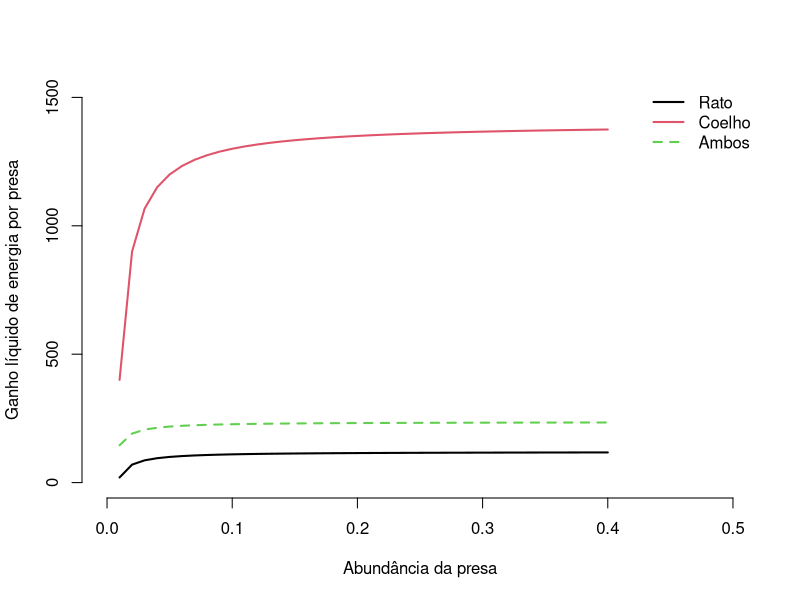
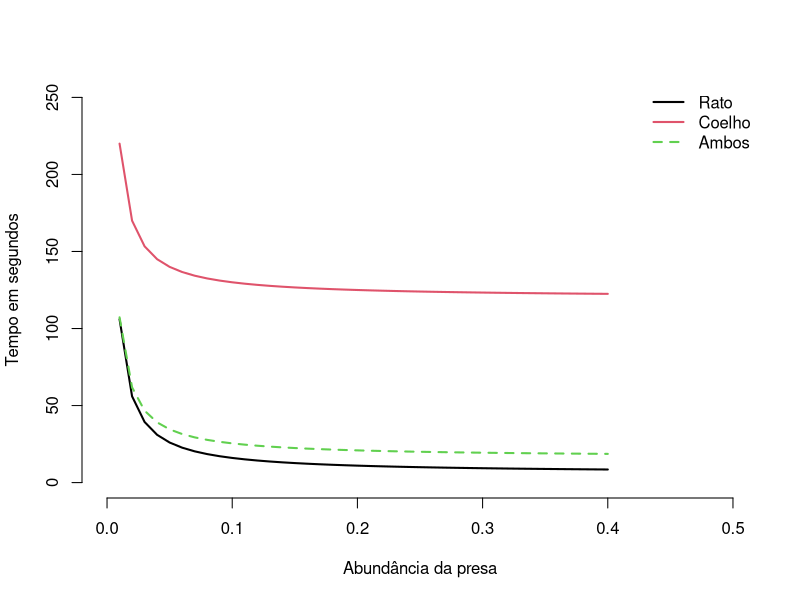
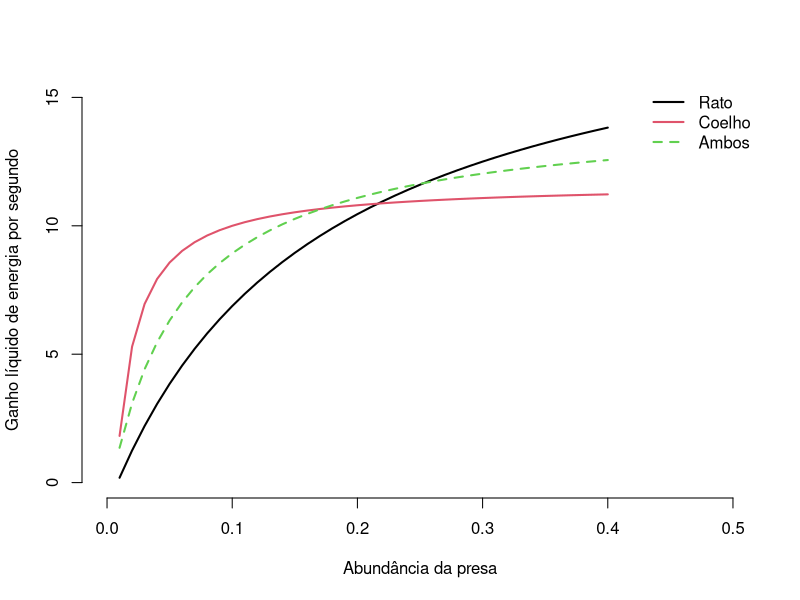
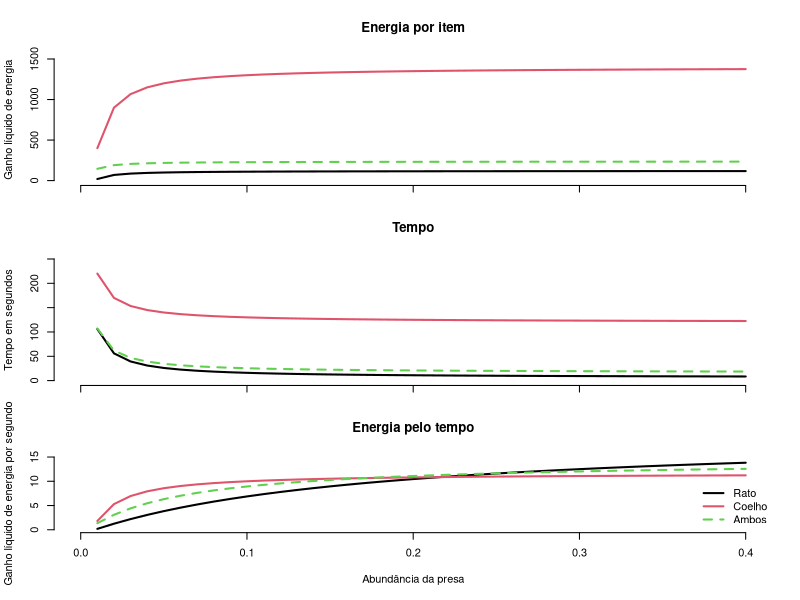
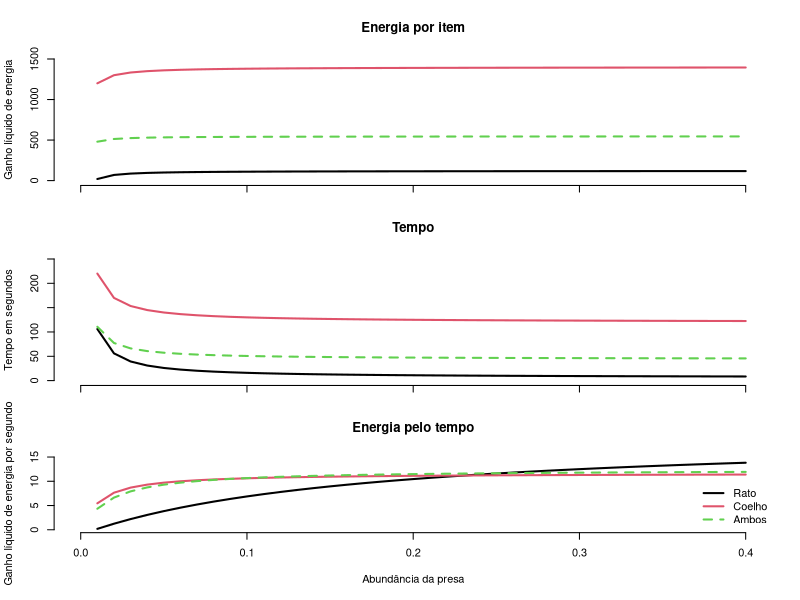
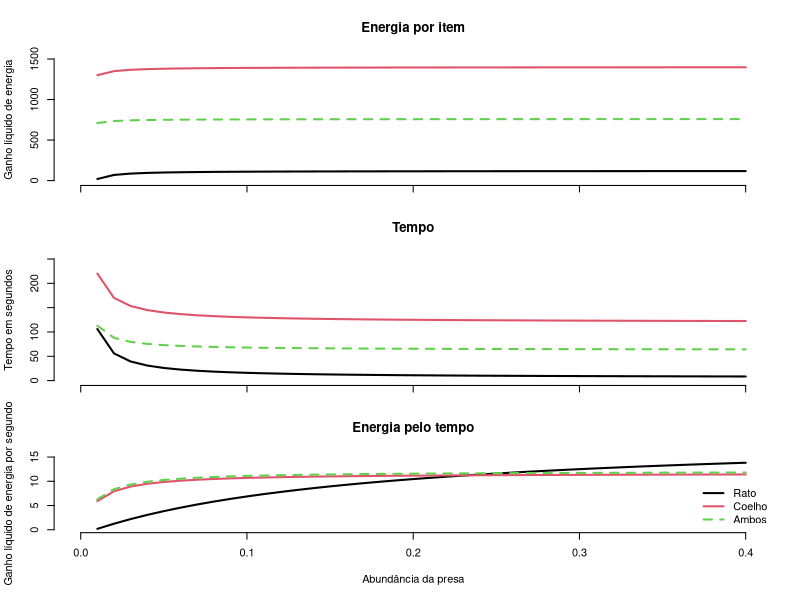

Generate these figures, in order, with R:
eim<-function(em,es,am,eh,hm) {
    return(em-es/am-eh*hm)
}

eir<-function(er,es,ar,eh,hr) {
    return(er-es/ar-eh*hr)
}

eimr<-function(em,am,ar,er,eh,hm,hr) {
    return( em*am/(am+ar)+er*ar/(am+ar)-es/(am+ar)-eh*(hm*am/(am+ar)+hr*ar/(am+ar)) )
}


tim<-function(am,hm) {
    return(1/am+hm)
}

tir<-function(am,hr) {
    return(1/am+hr)
}


timr<-function(am,ar,hm,hr) {
    return(1/(am+ar)+hm*am/(am+ar)+hr*ar/(am+ar))
}

hm<-6
hr<-120

em<-150
er<-2000

es<-1.0
eh<-5.0

am<-seq(0.01,0.40,by=0.01)

ar<-0.1*am

jpeg("01.jpg")
plot(0,0,xlim=c(0,0.5),ylim=c(0,1500),type="n",xlab="Abundância da presa",ylab="Ganho líquido de energia por presa",
     frame=F)
points(am,eim(em,es,am,eh,hm),type="l",col=1,lwd=2,lty=1)
points(am,eir(er,es,ar,eh,hr),type="l",col=2,lwd=2,lty=1)
points(am,eimr(em,am,ar,er,eh,hm,hr),type="l",col=3,lwd=2,lty=2)
legend("topright",col=1:3,lwd=2,lty=c(1,1,2),legend=c("Rato","Coelho","Ambos"),bty="n")
dev.off()

jpeg("02.jpg")
plot(0,0,xlim=c(0,0.5),ylim=c(0,250),type="n",xlab="Abundância da presa",ylab="Tempo em segundos",frame=F)
points(am,tim(am,hm),type="l",col=1,lwd=2,lty=1)
points(am,tir(am,hr),type="l",col=2,lwd=2,lty=1)
points(am,timr(am,ar,hm,hr),type="l",col=3,lwd=2,lty=2)
legend("topright",col=1:3,lwd=2,lty=c(1,1,2),legend=c("Rato","Coelho","Ambos"),bty="n")
dev.off()

jpeg("03.jpg")
plot(0,0,xlim=c(0,0.5),ylim=c(0,15),type="n",xlab="Abundância da presa",ylab="Ganho líquido de energia por segundo",
     frame=F)
points(am,eim(em,es,am,eh,hm)/tim(am,hm),type="l",col=1,lwd=2,lty=1)
points(am,eir(er,es,ar,eh,hr)/tir(am,hr),type="l",col=2,lwd=2,lty=1)
points(am,eimr(em,am,ar,er,eh,hm,hr)/timr(am,ar,hm,hr),type="l",col=3,lwd=2,lty=2)
legend("topright",col=1:3,lwd=2,lty=c(1,1,2),legend=c("Rato","Coelho","Ambos"),bty="n")
dev.off()

jpeg("04.jpg")
layout(matrix(c(1,2,3),ncol=1,nrow=3))
par(mar=c(1, 4, 4, 2) + 0.1)

plot(0,0,xlim=c(0,0.4),ylim=c(0,1500),type="n",xaxt="n",xlab="",ylab="Ganho líquido de energia",frame=F,
     main="Energia por item")
points(am,eim(em,es,am,eh,hm),type="l",col=1,lwd=2,lty=1)
points(am,eir(er,es,ar,eh,hr),type="l",col=2,lwd=2,lty=1)
points(am,eimr(em,am,ar,er,eh,hm,hr),type="l",col=3,lwd=2,lty=2)
axis(1,at=seq(0,0.4,0.1),label=NA)

par(mar=c(1, 4, 4, 2) + 0.1)
plot(0,0,xlim=c(0,0.4),ylim=c(0,250),type="n",xaxt="n",xlab="",ylab="Tempo em segundos",frame=F,main="Tempo")
points(am,tim(am,hm),type="l",col=1,lwd=2,lty=1)
points(am,tir(am,hr),type="l",col=2,lwd=2,lty=1)
points(am,timr(am,ar,hm,hr),type="l",col=3,lwd=2,lty=2)
axis(1,at=seq(0,0.4,0.1),label=NA)

par(mar=c(5, 4, 4, 2) + 0.1)
plot(0,0,xlim=c(0,0.4),ylim=c(0,15),type="n",xlab="Abundância da presa",ylab="Ganho líquido de energia por segundo",
     frame=F,main="Energia pelo tempo")
points(am,eim(em,es,am,eh,hm)/tim(am,hm),type="l",col=1,lwd=2,lty=1)
points(am,eir(er,es,ar,eh,hr)/tir(am,hr),type="l",col=2,lwd=2,lty=1)
points(am,eimr(em,am,ar,er,eh,hm,hr)/timr(am,ar,hm,hr),type="l",col=3,lwd=2,lty=2)
legend("bottomright",col=1:3,lwd=2,lty=c(1,1,2),legend=c("Rato","Coelho","Ambos"),bty="n")
dev.off()

ar<-0.5*am

jpeg("05.jpg")
layout(matrix(c(1,2,3),ncol=1,nrow=3))
par(mar=c(1, 4, 4, 2) + 0.1)

plot(0,0,xlim=c(0,0.4),ylim=c(0,1500),type="n",xaxt="n",xlab="",ylab="Ganho líquido de energia",frame=F,
     main="Energia por item")
points(am,eim(em,es,am,eh,hm),type="l",col=1,lwd=2,lty=1)
points(am,eir(er,es,ar,eh,hr),type="l",col=2,lwd=2,lty=1)
points(am,eimr(em,am,ar,er,eh,hm,hr),type="l",col=3,lwd=2,lty=2)
axis(1,at=seq(0,0.4,0.1),label=NA)

par(mar=c(1, 4, 4, 2) + 0.1)
plot(0,0,xlim=c(0,0.4),ylim=c(0,250),type="n",xaxt="n",xlab="",ylab="Tempo em segundos",frame=F,main="Tempo")
points(am,tim(am,hm),type="l",col=1,lwd=2,lty=1)
points(am,tir(am,hr),type="l",col=2,lwd=2,lty=1)
points(am,timr(am,ar,hm,hr),type="l",col=3,lwd=2,lty=2)
axis(1,at=seq(0,0.4,0.1),label=NA)

par(mar=c(5, 4, 4, 2) + 0.1)
plot(0,0,xlim=c(0,0.4),ylim=c(0,15),type="n",xlab="Abundância da presa",ylab="Ganho líquido de energia por segundo",
     frame=F,main="Energia pelo tempo")
points(am,eim(em,es,am,eh,hm)/tim(am,hm),type="l",col=1,lwd=2,lty=1)
points(am,eir(er,es,ar,eh,hr)/tir(am,hr),type="l",col=2,lwd=2,lty=1)
points(am,eimr(em,am,ar,er,eh,hm,hr)/timr(am,ar,hm,hr),type="l",col=3,lwd=2,lty=2)
legend("bottomright",col=1:3,lwd=2,lty=c(1,1,2),legend=c("Rato","Coelho","Ambos"),bty="n")
dev.off()

ar<-am

jpeg("06.jpg")
layout(matrix(c(1,2,3),ncol=1,nrow=3))
par(mar=c(1, 4, 4, 2) + 0.1)

plot(0,0,xlim=c(0,0.4),ylim=c(0,1500),type="n",xaxt="n",xlab="",ylab="Ganho líquido de energia",frame=F,
     main="Energia por item")
points(am,eim(em,es,am,eh,hm),type="l",col=1,lwd=2,lty=1)
points(am,eir(er,es,ar,eh,hr),type="l",col=2,lwd=2,lty=1)
points(am,eimr(em,am,ar,er,eh,hm,hr),type="l",col=3,lwd=2,lty=2)
axis(1,at=seq(0,0.4,0.1),label=NA)

par(mar=c(1, 4, 4, 2) + 0.1)
plot(0,0,xlim=c(0,0.4),ylim=c(0,250),type="n",xaxt="n",xlab="",ylab="Tempo em segundos",frame=F,main="Tempo")
points(am,tim(am,hm),type="l",col=1,lwd=2,lty=1)
points(am,tir(am,hr),type="l",col=2,lwd=2,lty=1)
points(am,timr(am,ar,hm,hr),type="l",col=3,lwd=2,lty=2)
axis(1,at=seq(0,0.4,0.1),label=NA)

par(mar=c(5, 4, 4, 2) + 0.1)
plot(0,0,xlim=c(0,0.4),ylim=c(0,15),type="n",xlab="Abundância da presa",ylab="Ganho líquido de energia por segundo",
     frame=F,main="Energia pelo tempo")
points(am,eim(em,es,am,eh,hm)/tim(am,hm),type="l",col=1,lwd=2,lty=1)
points(am,eir(er,es,ar,eh,hr)/tir(am,hr),type="l",col=2,lwd=2,lty=1)
points(am,eimr(em,am,ar,er,eh,hm,hr)/timr(am,ar,hm,hr),type="l",col=3,lwd=2,lty=2)
legend("bottomright",col=1:3,lwd=2,lty=c(1,1,2),legend=c("Rato","Coelho","Ambos"),bty="n")
dev.off()
